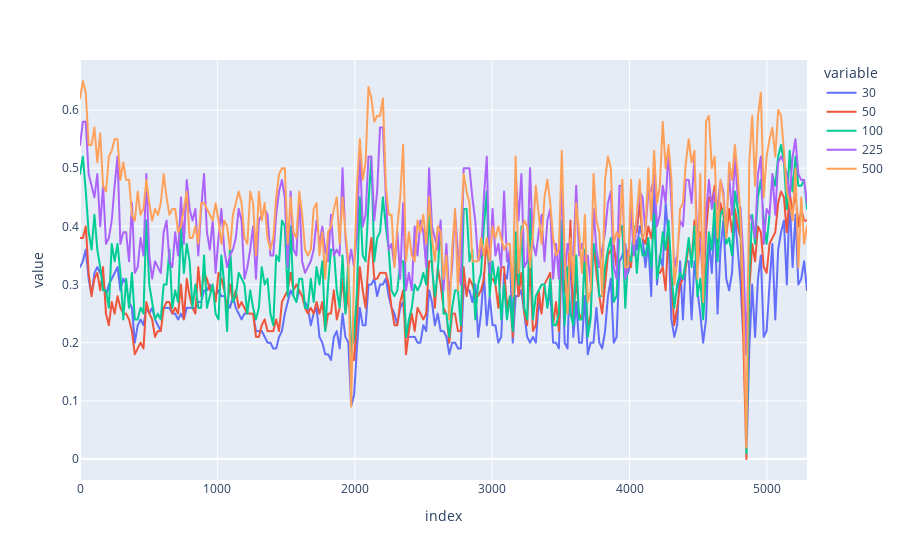

Notebook cell for this chart:
### Code cell
oos_model_intensities_short = oos_model_intensities.iloc[list(range(0,5313,21))]
px.line(oos_model_intensities_short, x=oos_model_intensities_short.index, y=oos_model_intensities_short.columns)

### Figure 1 — Plotly figure (JSON) as saved in the notebook; plotly's stock layout.template omitted (floating-point values rounded to 4 significant figures; data arrays with more than 128 entries replaced by an {"elided": "..."} marker saying what was removed)
{"data": [{"hovertemplate": "variable=30<br>index=%{x}<br>value=%{y}<extra></extra>", "legendgroup": "30", "line": {"color": "#636efa", "dash": "solid"}, "marker": {"symbol": "circle"}, "mode": "lines", "name": "30", "showlegend": true, "type": "scattergl", "x": {"elided": "253 int values"}, "xaxis": "x", "y": {"elided": "253 float values"}, "yaxis": "y"}, {"hovertemplate": "variable=50<br>index=%{x}<br>value=%{y}<extra></extra>", "legendgroup": "50", "line": {"color": "#EF553B", "dash": "solid"}, "marker": {"symbol": "circle"}, "mode": "lines", "name": "50", "showlegend": true, "type": "scattergl", "x": {"elided": "253 int values"}, "xaxis": "x", "y": {"elided": "253 float values"}, "yaxis": "y"}, {"hovertemplate": "variable=100<br>index=%{x}<br>value=%{y}<extra></extra>", "legendgroup": "100", "line": {"color": "#00cc96", "dash": "solid"}, "marker": {"symbol": "circle"}, "mode": "lines", "name": "100", "showlegend": true, "type": "scattergl", "x": {"elided": "253 int values"}, "xaxis": "x", "y": {"elided": "253 float values"}, "yaxis": "y"}, {"hovertemplate": "variable=225<br>index=%{x}<br>value=%{y}<extra></extra>", "legendgroup": "225", "line": {"color": "#ab63fa", "dash": "solid"}, "marker": {"symbol": "circle"}, "mode": "lines", "name": "225", "showlegend": true, "type": "scattergl", "x": {"elided": "253 int values"}, "xaxis": "x", "y": {"elided": "253 float values"}, "yaxis": "y"}, {"hovertemplate": "variable=500<br>index=%{x}<br>value=%{y}<extra></extra>", "legendgroup": "500", "line": {"color": "#FFA15A", "dash": "solid"}, "marker": {"symbol": "circle"}, "mode": "lines", "name": "500", "showlegend": true, "type": "scattergl", "x": {"elided": "253 int values"}, "xaxis": "x", "y": {"elided": "253 float values"}, "yaxis": "y"}], "layout": {"legend": {"title": {"text": "variable"}, "tracegroupgap": 0}, "margin": {"t": 60}, "xaxis": {"anchor": "y", "domain": [0, 1], "title": {"text": "index"}}, "yaxis": {"anchor": "x", "domain": [0, 1], "title": {"text": "value"}}}}
